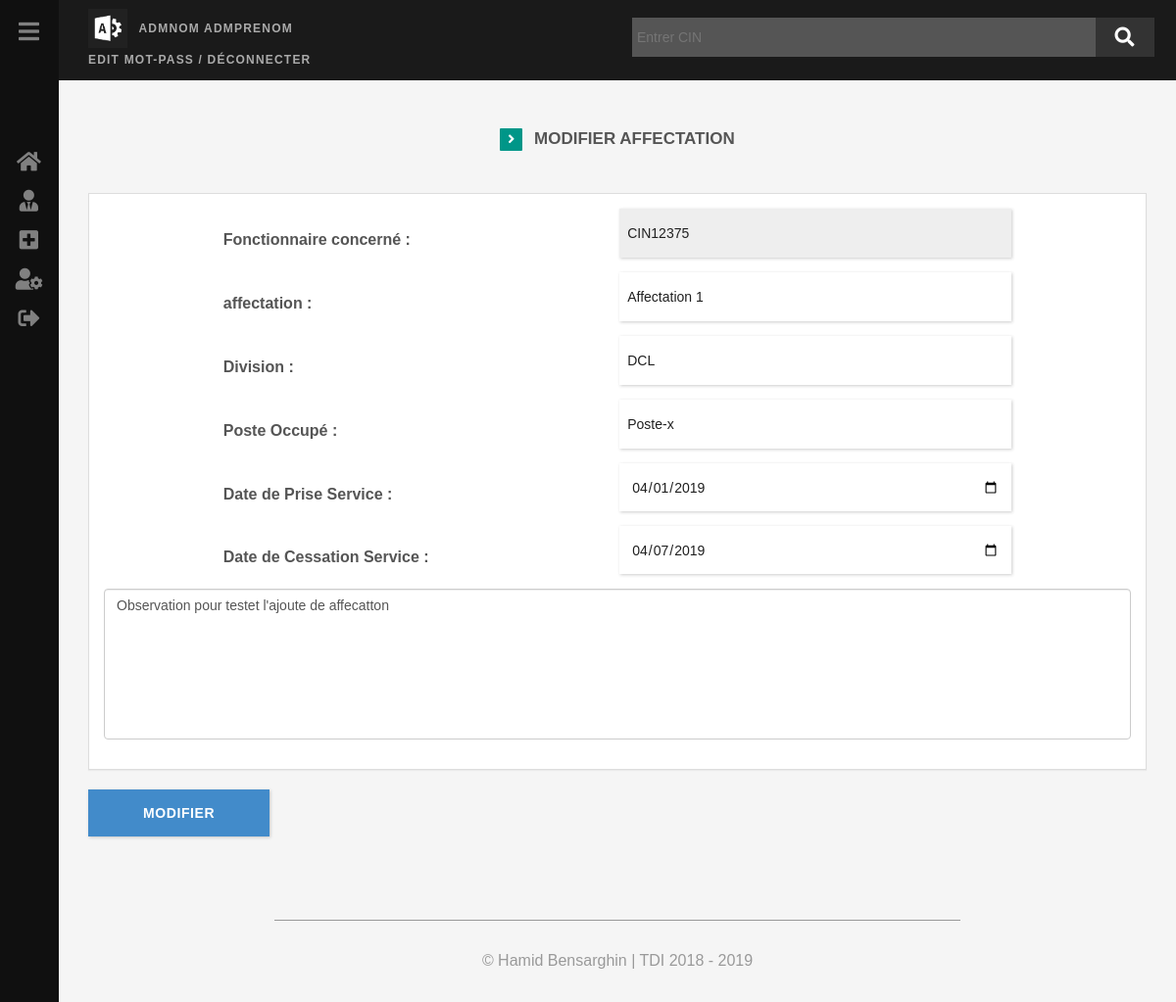
Screenshot of /GestPersonnel/affectation?page=modifier&idA=1 (signed in) with the database file from the repository.
### tables this page shows
CREATE TABLE IF NOT EXISTS `identite` (
  `CIN` varchar(15) NOT NULL,
  `Nom` varchar(30) DEFAULT NULL,
  `Prenom` varchar(30) DEFAULT NULL,
  `Nom_ar` varchar(30) DEFAULT NULL,
  `Prenom_ar` varchar(30) DEFAULT NULL,
  `DateNassance` date DEFAULT NULL,
  `LieuNaissance` varchar(50) DEFAULT NULL,
  `PayNaissance` varchar(30) DEFAULT NULL,
  `Sexe` varchar(10) DEFAULT NULL,
  `EtatMatrimonial` varchar(30) DEFAULT NULL,
  `DateRecrutement` date DEFAULT NULL,
  `ImputationBudg` varchar(25) DEFAULT NULL,
  `PPR` varchar(10) DEFAULT NULL,
  `NPort` varchar(15) DEFAULT NULL,
  `NFix` varchar(15) DEFAULT NULL,
  `Email` varchar(25) DEFAULT NULL,
  `Adresse` varchar(40) DEFAULT NULL,
  `Photo` varchar(255) DEFAULT NULL,
  `Observation` text,
  `IdEnt` int(11) NOT NULL AUTO_INCREMENT,
  PRIMARY KEY (`IdEnt`),
  UNIQUE KEY `IdEnt` (`IdEnt`),
  UNIQUE KEY `CIN` (`CIN`)
);

CREATE TABLE IF NOT EXISTS `affectation` (
  `affectation` varchar(40) NOT NULL,
  `division` varchar(40) NOT NULL,
  `idA` int(11) NOT NULL AUTO_INCREMENT,
  `posteOccupe` varchar(40) NOT NULL,
  `DatePriseServ` date NOT NULL,
  `DateCessServ` date NOT NULL,
  `observation` text NOT NULL,
  `IdEnt` int(11) NOT NULL,
  PRIMARY KEY (`idA`),
  KEY `IdEnt` (`IdEnt`)
);

### GestPersonnel/layout/functions.php (called while the page is built, shortened)
<?php
   function checkIden($table,$IdEnt){
	   	global $db;
	   	$row='';
	   	$stm=$db->prepare("SELECT * FROM ".$table." WHERE IdEnt=?");
		$stm->execute([$IdEnt]);
		if ($stm->rowCount() > 0) {
			$row=$stm->fetch();
		}
		return $row;
   }
   function checkTable($table,$item=null,$cin){
	   	global $db;
	   	$row='';
	   	$stm=$db->prepare("SELECT * FROM ".$table." WHERE ".$item."=?");
		$stm->execute([$cin]);
		if ($stm->rowCount() > 0) {
			$row=$stm->fetch();
		}
		return $row;
   }
 ?>

### GestPersonnel/affectation.php (the view, shortened to what this page needs)
<?php include 'layout/header.php'; ?>
<?php if (isset($_GET['page'])) {
	if ($_GET['page']=='details'){
		if (isset($_REQUEST['IdEnt'])) :
		$IdEnt=filter_var($_REQUEST['IdEnt'],FILTER_SANITIZE_NUMBER_INT);
		if( !empty(checkIden('affectation',$IdEnt)) ) {
		$result = checkIden('affectation',$IdEnt);
		$fk = checkIden('identite',$IdEnt);?>
	<div class="container">
		<div class="header">
	        <p><span class="fa fa-angle-right"></span> Affectation</p>
	    </div>
		<div class="container">
			<div id="row">
				<div class="col-md-3">
					<div class="panel panel-default">
						<div class="panel-body">
			                <div class="row">
			                	<div style="<?php if (isset($fk->Photo)): ?>background: url('<?=$fk->Photo?>');background-size: cover;background-position: center;height: 190px;width: 100%
						          <?php endif ?>" id="output">
						         </div>
					        </div>
					        <div class="panel-footer text-center"><a href="fonctionaire?page=detail&cin=<?=$fk->CIN?>"><?=$fk->Nom?> - <?=$fk->Prenom?></a></div>
						</div>
					</div>
				</div>
				<div class="col-md-9">
					<div class="panel panel-default">
						<div class="panel panel-heading">
							<h4><?=$fk->CIN?></h4>
						</div>
						<div class="panel-body">
			                <div class="row">
			                	<div class="col-sm-6">
			                		<i class="fas fa-suitcase"></i> Affectation :
			                	</div>
			                	<div class="col-sm-6">
			                		<?=$result->affectation?>
			                	</div>
					        </div>
					        <div class="row">
			                	<div class="col-sm-6">
			                		<i class="fas fa-sitemap"></i> Division :
			                	</div>
			                	<div class="col-sm-6">
			                		<?=$result->division?>
			                	</div>
					        </div>
					        <div class="row">
			                	<div class="col-sm-6">
			                		<i class="fas fa-user-tie"></i> Poste occupé :
			                	</div>
			                	<div class="col-sm-6"><?=$result->posteOccupe?>
			                	</div>
					        </div>
					        <div class="row">
			                	<div class="col-sm-6">
			                		<i class="fas fa-handshake"></i> Date de prise service :
			                	</div>
			                	<div class="col-sm-6">
			                		<?=$result->DatePriseServ?>
			                	</div>
					        </div>
					        <div class="row">
			                	<div class="col-sm-6">
			                		<i class="fas fa-hourglass-end"></i> Date de cessation service :
			                	</div>
			                	<div class="col-sm-6"> <?=$result->DateCessServ?></div>
					        </div>
					        <div class="row">
			                	<div class="col-sm-6">
			                		<a href="?page=modifier&idA=<?=$result->idA?>" class="btn btn-primary">modifier</a>
			                		<a href="?page=details&IdEnt=<?=$result->IdEnt?>&action=delete&idA=<?=$result->idA?>" class="btn btn-danger">supprimer</a>
			                	</div>
					        </div>
						</div>
					</div>
					<div class="panel panel-default">
						<div class="panel panel-heading">
							<h4><i class="fas fa-paperclip"></i> Observation</h4>
						</div>
						<div class="panel panel-body">
							<div class="row">
								<textarea placeholder="observation" class="form-control" rows="7" name="observation" style="resize: none;"><?php if (isset($result->observation)) echo $result->observation?></textarea>
							</div>
						</div>
					</div>
				</div>
	        </div>
		</div>
	</div>
	<?php
	}
	else{
		echo"<div class='message-item'>
        <p><b>Pas </b>de Résultat ! <a href='affectation?page=ajouter&IdEnt=$IdEnt'><span class='fa fa-angle-double-right'></span> Ajouter Affectation</a></p>
              </div>";
	}
 endif;
    }
	elseif ($_GET['page']=='modifier'){
		if (isset($_REQUEST['idA'])) :
		$idA=$_REQUEST['idA'];
		if( !empty(checkTable('affectation','idA',$idA)) ) {
			$result=checkTable('affectation','idA',$idA);
			$fk=checkIden('identite',$result->IdEnt);
			?>
	<div class="container">
		<div class="header">
	        <p><span class="fa fa-angle-right"></span> modifier affectation</p>
	    </div>
		<div class="container">
			<form method="POST">
			<div id="contactform">
				<div class="panel panel-default">
					<div class="panel-body">
		                <div class="row">
							<div class="form-inline">
								<label>Fonctionnaire concerné : </label>
				                <input type="text" class="form-control" name="fnt" placeholder="Prénom" value="<?php echo $fk->CIN?>" readonly/>
				            </div>
							<div class="form-inline">
								<label>affectation : </label>
				                <input type="text" class="form-control" name="affectation" placeholder="Affectation" value="<?php if (isset($result->affectation)) echo $result->affectation?>" />
				            </div>
				            <div class="form-inline">
				            	<label>Division : </label>
				                <input type="text" class="form-control" name="division" placeholder="Division" value="<?php if (isset($result->division)) echo $result->division?>" />
				            </div>
				            <div class="form-inline">
				                <label>Poste Occupé : </label>
				                <input type="text" class="form-control" name="posteOccupe"  value="<?php if (isset($result->posteOccupe)) echo $result->posteOccupe?>" />
				            </div>
				            <div class="form-inline">
				                <label>Date de Prise Service : </label>
				                <input type="date" class="form-control" name="DatePriseServ"  value="<?php if (isset($result->DatePriseServ)) echo $result->DatePriseServ?>" />
				            </div>
				            <div class="form-inline">
				                <label>Date de Cessation Service : </label>
				                <input type="date" class="form-control" name="DateCessServ"  value="<?php if (isset($result->DateCessServ)) echo $result->DateCessServ?>" />
				            </div>
				            <div class="form-inline">
				            	<textarea placeholder="observation" class="form-control" rows="7" name="observation"><?php if (isset($result->observation)) echo $result->observation?></textarea>
				            </div>
				        </div>
					</div>
				</div>
	            <button class="btn btn-outlined btn-primary vrf" type="submit" name="modifier">modifier</button>
	        </div>
        </form>
		</div>
	</div>
	<?php
	}
 endif;
 }
} else{header('Location:accueil.php'); exit(); }include 'layout/footer.php'; ?>

### GestPersonnel/assets/css/style.css (style rules this page uses)
body { font-family: 'Lato',sans-serif; font-weight: 300; font-size: 16px; color: #555; background: #f5f5f5; -webkit-transition: all .3s ease; -moz-transition: all .3s ease; -ms-transition: all .3s ease; -o-transition: all .3s ease; transition: all .3s ease; margin-left: 60px; font-family: sans-serif; }
.container { width: 100%; }
p { line-height: 1.8; margin-bottom: 25px; font-size: 16px; }
.btn { border-radius: 0; padding: 4px 10px; letter-spacing:.6px; text-transform: uppercase; font-weight: 700; }
.header { margin: 30px auto 40px }
.header p { padding: 0; text-align: center; font-weight: 700; text-transform: uppercase; font-size: 17px; }
.header span { color: #fff; width: 23px; line-height: 23px; font-size: 14px; margin-right: 7px; height: 23px; border-radius: 1px; background: #009688 }
.form-inline { clear: both; }
#contactform input[type="text"], #contactform input[type="email"], #contactform input[type="search"], #contactform input[type="password"], #contactform input[type="file"] { max-width: 400px; padding: 25px 8px; margin-bottom: 15px; border-radius: 0; box-shadow: 1px 1px 3px rgba(90,90,90,.3); color: #202020; border: none; }
#contactform input[type="date"], #contactform input[type="number"], #contactform select { max-width: 400px; height: 49px; margin-bottom: 15px; border-radius: 0; box-shadow: 1px 1px 3px rgba(90,90,90,.3); color: #202020; border: none; }
#contactform textarea { margin-bottom: 15px; resize: none; }
#contactform label { width: 400px; text-align: left; }
.vrf { margin-bottom: 15px; padding: 14px 56px; box-shadow: 1px 1px 3px rgba(90,90,90,.3); border: none; }
.panel-default { border-radius: 0 }
.panel-body { padding: 0 }
.panel .row { padding: 15px; line-height: 30px; border-bottom: 1px solid #eee; margin: auto; }
.panel-body .row:last-child { text-align: center; border: none; }

### rows the page displays
identite: fnt "CIN12375"
affectation: affectation "Affectation 1", division "DCL", posteOccupe "Poste-x", DatePriseServ "04/01/2019", DateCessServ "04/07/2019", observation "Observation pour testet l'ajoute de affecatton"

### other values shown
$_SESSION['nom_authent'] "ADMNOM"
$_SESSION['prenom_authent'] "ADMPRENOM"
